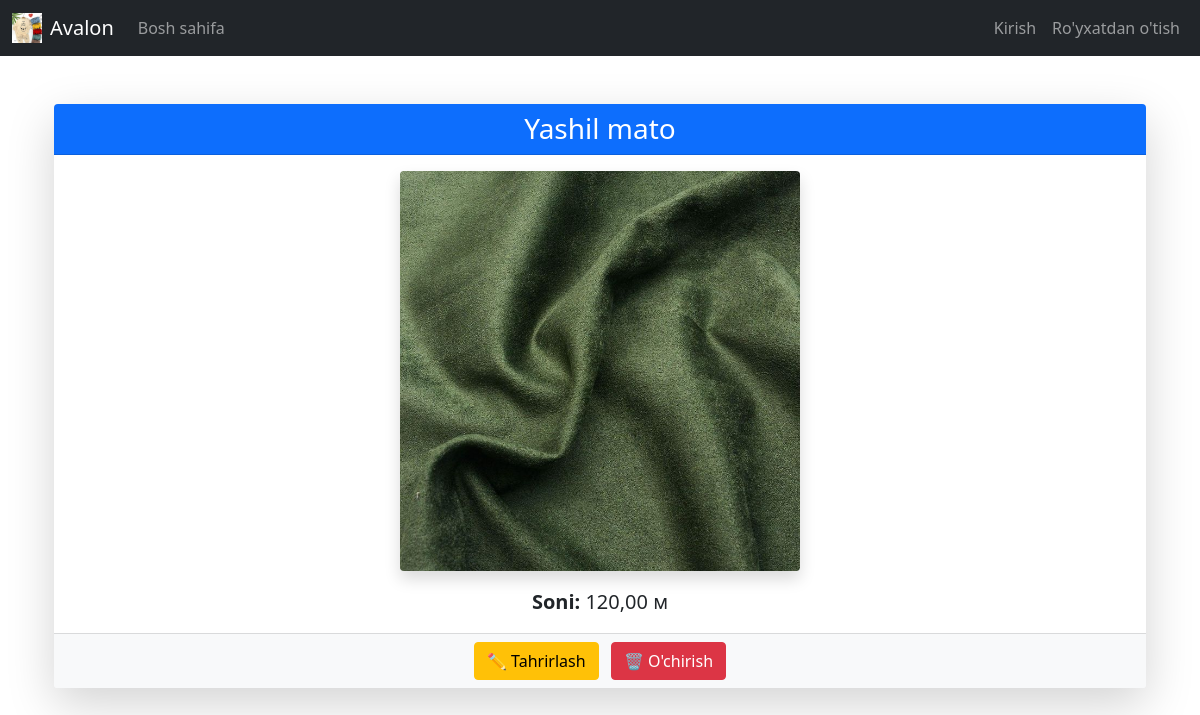
The page /fabric/1/ on the database its author committed.
### app/models.py (models this page shows)
class Fabric(models.Model):
    UNIT_CHOICES = [
        ('kg', 'кг'),
        ('m', 'м'),
        ('pcs', 'шт'),
    ]
    name = models.CharField(max_length=255, unique=True)
    quantity = models.DecimalField(max_digits=12, decimal_places=2, default=0)
    price = models.DecimalField(max_digits=12, decimal_places=2, default=0)
    unit = models.CharField(max_length=10, choices=UNIT_CHOICES, default='kg')
    image = models.ImageField(upload_to='fabrics/', blank=True, null=True)
    created_at = models.DateTimeField(auto_now_add=True)

### app/views.py (the view)
# urls.py: path('fabric/<int:pk>/', views.view_fabric, name='view_fabric'),
def view_fabric(request, pk):
    fabric = get_object_or_404(Fabric, pk=pk)
    return render(request, 'main/view_fabric.html', {'fabric': fabric})

### app/templates/main/view_fabric.html (shortened to what this page needs)
{% extends 'main/base.html' %}
{% block content %}
<div class="container mt-5">
    <div class="card shadow-lg border-0 rounded-4">
        <div class="card-header bg-primary text-white text-center rounded-top">
            <h3 class="mb-0">{{ fabric.name }}</h3>
        </div>
        {% if fabric.image %}
        <div class="text-center mt-3">
            <img src="{{ fabric.image.url }}" class="img-fluid rounded shadow" style="max-width: 400px;" alt="{{ fabric.name }}">
        </div>
        {% else %}
        <div class="text-center mt-3">
            <p class="text-muted">Rasm yuklanmagan</p>
        </div>
        {% endif %}
        <div class="card-body text-center">
            <p class="card-text fs-5">
                <strong>Soni:</strong> {{ fabric.quantity }} {{ fabric.get_unit_display }}
            </p>
        </div>
        <div class="card-footer text-center bg-light">
            <a href="{% url 'edit_fabric' fabric.pk %}" class="btn btn-warning me-2">✏ Tahrirlash</a>
            <a href="{% url 'delete_fabric' fabric.pk %}" class="btn btn-danger">🗑 O'chirish</a>
        </div>
    </div>
</div>
{% endblock %}

### rows shown on the page
Fabric: name "Yashil mato", image (picture), quantity "120,00", unit "м"
